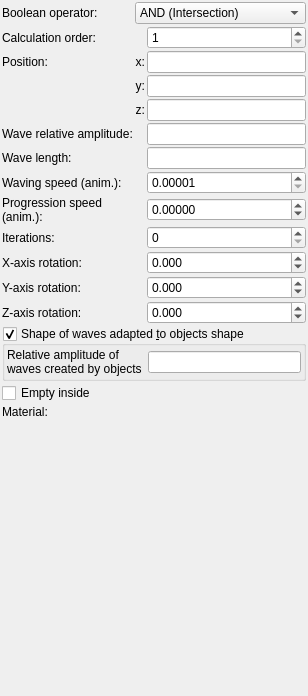
<?xml version="1.0" encoding="UTF-8"?>
<ui version="4.0">
 <class>Form</class>
 <widget class="QWidget" name="Form">
  <property name="geometry">
   <rect>
    <x>0</x>
    <y>0</y>
    <width>308</width>
    <height>696</height>
   </rect>
  </property>
  <property name="windowTitle">
   <string>Form</string>
  </property>
  <layout class="QVBoxLayout" name="verticalLayout">
   <property name="spacing">
    <number>2</number>
   </property>
   <property name="leftMargin">
    <number>2</number>
   </property>
   <property name="topMargin">
    <number>2</number>
   </property>
   <property name="rightMargin">
    <number>2</number>
   </property>
   <property name="bottomMargin">
    <number>2</number>
   </property>
   <item>
    <layout class="QGridLayout" name="gridLayout">
     <property name="spacing">
      <number>2</number>
     </property>
     <item row="6" column="2">
      <widget class="MyLineEdit" name="logedit_length">
       <property name="sizePolicy">
        <sizepolicy hsizetype="Expanding" vsizetype="Maximum">
         <horstretch>0</horstretch>
         <verstretch>0</verstretch>
        </sizepolicy>
       </property>
      </widget>
     </item>
     <item row="13" column="0" colspan="3">
      <widget class="MyGroupBox" name="groupCheck_wave_from_objects_enable">
       <property name="title">
        <string>Shape of waves adapted &amp;to objects shape</string>
       </property>
       <property name="checkable">
        <bool>true</bool>
       </property>
       <layout class="QVBoxLayout" name="verticalLayout_2">
        <property name="leftMargin">
         <number>2</number>
        </property>
        <property name="topMargin">
         <number>2</number>
        </property>
        <property name="rightMargin">
         <number>2</number>
        </property>
        <property name="bottomMargin">
         <number>2</number>
        </property>
        <item>
         <layout class="QGridLayout" name="gridLayout_2">
          <item row="0" column="0">
           <widget class="QLabel" name="label_18">
            <property name="text">
             <string>Relative amplitude of waves created by objects</string>
            </property>
            <property name="wordWrap">
             <bool>true</bool>
            </property>
           </widget>
          </item>
          <item row="0" column="1">
           <widget class="MyLineEdit" name="logedit_wave_from_objects_relative_amplitude">
            <property name="sizePolicy">
             <sizepolicy hsizetype="Expanding" vsizetype="Maximum">
              <horstretch>0</horstretch>
              <verstretch>0</verstretch>
             </sizepolicy>
            </property>
           </widget>
          </item>
         </layout>
        </item>
       </layout>
      </widget>
     </item>
     <item row="12" column="0">
      <widget class="QLabel" name="label_15">
       <property name="text">
        <string>Z-axis rotation:</string>
       </property>
       <property name="wordWrap">
        <bool>true</bool>
       </property>
      </widget>
     </item>
     <item row="6" column="0">
      <widget class="QLabel" name="label_16">
       <property name="text">
        <string>Wave length:</string>
       </property>
       <property name="wordWrap">
        <bool>true</bool>
       </property>
      </widget>
     </item>
     <item row="2" column="1">
      <widget class="QLabel" name="label_11">
       <property name="text">
        <string>x:</string>
       </property>
       <property name="alignment">
        <set>Qt::AlignRight|Qt::AlignTrailing|Qt::AlignVCenter</set>
       </property>
      </widget>
     </item>
     <item row="4" column="2">
      <widget class="MyLineEdit" name="vect3_position_z">
       <property name="sizePolicy">
        <sizepolicy hsizetype="Expanding" vsizetype="Maximum">
         <horstretch>0</horstretch>
         <verstretch>0</verstretch>
        </sizepolicy>
       </property>
      </widget>
     </item>
     <item row="11" column="2">
      <widget class="MyDoubleSpinBox" name="spinboxd3_rotation_y">
       <property name="sizePolicy">
        <sizepolicy hsizetype="Minimum" vsizetype="Maximum">
         <horstretch>0</horstretch>
         <verstretch>0</verstretch>
        </sizepolicy>
       </property>
       <property name="prefix">
        <string/>
       </property>
       <property name="suffix">
        <string/>
       </property>
       <property name="decimals">
        <number>3</number>
       </property>
       <property name="minimum">
        <double>-36000.000000000000000</double>
       </property>
       <property name="maximum">
        <double>36000.000000000000000</double>
       </property>
       <property name="singleStep">
        <double>0.100000000000000</double>
       </property>
      </widget>
     </item>
     <item row="15" column="0">
      <widget class="QLabel" name="label_21">
       <property name="text">
        <string>Material:</string>
       </property>
      </widget>
     </item>
     <item row="5" column="2">
      <widget class="MyLineEdit" name="logedit_relative_amplitude">
       <property name="sizePolicy">
        <sizepolicy hsizetype="Expanding" vsizetype="Maximum">
         <horstretch>0</horstretch>
         <verstretch>0</verstretch>
        </sizepolicy>
       </property>
      </widget>
     </item>
     <item row="10" column="0">
      <widget class="QLabel" name="label_8">
       <property name="text">
        <string>X-axis rotation:</string>
       </property>
       <property name="wordWrap">
        <bool>true</bool>
       </property>
      </widget>
     </item>
     <item row="12" column="2">
      <widget class="MyDoubleSpinBox" name="spinboxd3_rotation_z">
       <property name="sizePolicy">
        <sizepolicy hsizetype="Minimum" vsizetype="Maximum">
         <horstretch>0</horstretch>
         <verstretch>0</verstretch>
        </sizepolicy>
       </property>
       <property name="prefix">
        <string/>
       </property>
       <property name="suffix">
        <string/>
       </property>
       <property name="decimals">
        <number>3</number>
       </property>
       <property name="minimum">
        <double>-36000.000000000000000</double>
       </property>
       <property name="maximum">
        <double>36000.000000000000000</double>
       </property>
       <property name="singleStep">
        <double>0.100000000000000</double>
       </property>
      </widget>
     </item>
     <item row="2" column="0">
      <widget class="QLabel" name="label_10">
       <property name="text">
        <string>Position:</string>
       </property>
      </widget>
     </item>
     <item row="14" column="0" colspan="3">
      <widget class="MyCheckBox" name="checkBox_empty">
       <property name="sizePolicy">
        <sizepolicy hsizetype="Minimum" vsizetype="Maximum">
         <horstretch>0</horstretch>
         <verstretch>0</verstretch>
        </sizepolicy>
       </property>
       <property name="text">
        <string>Empty inside</string>
       </property>
      </widget>
     </item>
     <item row="8" column="0">
      <widget class="QLabel" name="label_22">
       <property name="text">
        <string>Progression speed (anim.):</string>
       </property>
       <property name="wordWrap">
        <bool>true</bool>
       </property>
      </widget>
     </item>
     <item row="7" column="0">
      <widget class="QLabel" name="label_20">
       <property name="text">
        <string>Waving speed (anim.):</string>
       </property>
       <property name="wordWrap">
        <bool>true</bool>
       </property>
      </widget>
     </item>
     <item row="9" column="2">
      <widget class="MySpinBox" name="spinboxInt_iterations">
       <property name="sizePolicy">
        <sizepolicy hsizetype="Minimum" vsizetype="Maximum">
         <horstretch>0</horstretch>
         <verstretch>0</verstretch>
        </sizepolicy>
       </property>
       <property name="maximum">
        <number>30</number>
       </property>
      </widget>
     </item>
     <item row="10" column="2">
      <widget class="MyDoubleSpinBox" name="spinboxd3_rotation_x">
       <property name="sizePolicy">
        <sizepolicy hsizetype="Minimum" vsizetype="Maximum">
         <horstretch>0</horstretch>
         <verstretch>0</verstretch>
        </sizepolicy>
       </property>
       <property name="prefix">
        <string/>
       </property>
       <property name="suffix">
        <string/>
       </property>
       <property name="decimals">
        <number>3</number>
       </property>
       <property name="minimum">
        <double>-36000.000000000000000</double>
       </property>
       <property name="maximum">
        <double>36000.000000000000000</double>
       </property>
       <property name="singleStep">
        <double>0.100000000000000</double>
       </property>
      </widget>
     </item>
     <item row="3" column="1">
      <widget class="QLabel" name="label_12">
       <property name="text">
        <string>y:</string>
       </property>
       <property name="alignment">
        <set>Qt::AlignRight|Qt::AlignTrailing|Qt::AlignVCenter</set>
       </property>
      </widget>
     </item>
     <item row="15" column="1" colspan="2">
      <widget class="cMaterialSelector" name="materialselector_material_id" native="true">
       <property name="sizePolicy">
        <sizepolicy hsizetype="Preferred" vsizetype="Minimum">
         <horstretch>0</horstretch>
         <verstretch>0</verstretch>
        </sizepolicy>
       </property>
      </widget>
     </item>
     <item row="9" column="0">
      <widget class="QLabel" name="label_17">
       <property name="text">
        <string>Iterations:</string>
       </property>
       <property name="wordWrap">
        <bool>true</bool>
       </property>
      </widget>
     </item>
     <item row="8" column="2">
      <widget class="MyDoubleSpinBox" name="spinbox_anim_progression_speed">
       <property name="sizePolicy">
        <sizepolicy hsizetype="Minimum" vsizetype="Maximum">
         <horstretch>0</horstretch>
         <verstretch>0</verstretch>
        </sizepolicy>
       </property>
       <property name="prefix">
        <string/>
       </property>
       <property name="suffix">
        <string/>
       </property>
       <property name="decimals">
        <number>5</number>
       </property>
       <property name="minimum">
        <double>-100.000000000000000</double>
       </property>
       <property name="maximum">
        <double>100.000000000000000</double>
       </property>
       <property name="singleStep">
        <double>0.100000000000000</double>
       </property>
      </widget>
     </item>
     <item row="2" column="2">
      <widget class="MyLineEdit" name="vect3_position_x">
       <property name="sizePolicy">
        <sizepolicy hsizetype="Expanding" vsizetype="Maximum">
         <horstretch>0</horstretch>
         <verstretch>0</verstretch>
        </sizepolicy>
       </property>
      </widget>
     </item>
     <item row="4" column="1">
      <widget class="QLabel" name="label_13">
       <property name="text">
        <string>z:</string>
       </property>
       <property name="alignment">
        <set>Qt::AlignRight|Qt::AlignTrailing|Qt::AlignVCenter</set>
       </property>
      </widget>
     </item>
     <item row="5" column="0">
      <widget class="QLabel" name="label_14">
       <property name="text">
        <string>Wave relative amplitude:</string>
       </property>
       <property name="wordWrap">
        <bool>true</bool>
       </property>
      </widget>
     </item>
     <item row="3" column="2">
      <widget class="MyLineEdit" name="vect3_position_y">
       <property name="sizePolicy">
        <sizepolicy hsizetype="Expanding" vsizetype="Maximum">
         <horstretch>0</horstretch>
         <verstretch>0</verstretch>
        </sizepolicy>
       </property>
      </widget>
     </item>
     <item row="7" column="2">
      <widget class="MyDoubleSpinBox" name="spinbox_anim_speed">
       <property name="sizePolicy">
        <sizepolicy hsizetype="Minimum" vsizetype="Maximum">
         <horstretch>0</horstretch>
         <verstretch>0</verstretch>
        </sizepolicy>
       </property>
       <property name="prefix">
        <string/>
       </property>
       <property name="suffix">
        <string/>
       </property>
       <property name="decimals">
        <number>5</number>
       </property>
       <property name="minimum">
        <double>0.000010000000000</double>
       </property>
       <property name="maximum">
        <double>1000.000000000000000</double>
       </property>
       <property name="singleStep">
        <double>0.100000000000000</double>
       </property>
      </widget>
     </item>
     <item row="11" column="0">
      <widget class="QLabel" name="label_9">
       <property name="text">
        <string>Y-axis rotation:</string>
       </property>
       <property name="wordWrap">
        <bool>true</bool>
       </property>
      </widget>
     </item>
     <item row="0" column="0">
      <widget class="QLabel" name="label_23">
       <property name="text">
        <string>Boolean operator:</string>
       </property>
       <property name="wordWrap">
        <bool>true</bool>
       </property>
      </widget>
     </item>
     <item row="0" column="1" colspan="2">
      <widget class="MyComboBox" name="comboBox_boolean_operator">
       <property name="sizePolicy">
        <sizepolicy hsizetype="Preferred" vsizetype="Preferred">
         <horstretch>0</horstretch>
         <verstretch>0</verstretch>
        </sizepolicy>
       </property>
       <item>
        <property name="text">
         <string>AND (Intersection)</string>
        </property>
       </item>
       <item>
        <property name="text">
         <string>OR (Union)</string>
        </property>
       </item>
       <item>
        <property name="text">
         <string>SUB (Complement)</string>
        </property>
       </item>
       <item>
        <property name="text">
         <string>rev SUB (B-A)</string>
        </property>
       </item>
      </widget>
     </item>
     <item row="1" column="0">
      <widget class="QLabel" name="label_24">
       <property name="text">
        <string>Calculation order:</string>
       </property>
       <property name="wordWrap">
        <bool>true</bool>
       </property>
      </widget>
     </item>
     <item row="1" column="2">
      <widget class="MySpinBox" name="spinboxInt_calculation_order">
       <property name="sizePolicy">
        <sizepolicy hsizetype="Minimum" vsizetype="Maximum">
         <horstretch>0</horstretch>
         <verstretch>0</verstretch>
        </sizepolicy>
       </property>
       <property name="toolTip">
        <string>&lt;html&gt;&lt;head/&gt;&lt;body&gt;&lt;p&gt;Order of calculation boolean operators. Object with lower number will be calculated first.&lt;/p&gt;&lt;/body&gt;&lt;/html&gt;</string>
       </property>
       <property name="minimum">
        <number>1</number>
       </property>
       <property name="maximum">
        <number>9999</number>
       </property>
      </widget>
     </item>
    </layout>
   </item>
   <item>
    <spacer name="verticalSpacer">
     <property name="orientation">
      <enum>Qt::Vertical</enum>
     </property>
     <property name="sizeHint" stdset="0">
      <size>
       <width>20</width>
       <height>40</height>
      </size>
     </property>
    </spacer>
   </item>
  </layout>
 </widget>
 <customwidgets>
  <customwidget>
   <class>MyDoubleSpinBox</class>
   <extends>QDoubleSpinBox</extends>
   <header>my_double_spin_box.h</header>
  </customwidget>
  <customwidget>
   <class>MyCheckBox</class>
   <extends>QCheckBox</extends>
   <header>my_check_box.h</header>
  </customwidget>
  <customwidget>
   <class>MyLineEdit</class>
   <extends>QLineEdit</extends>
   <header>my_line_edit.h</header>
  </customwidget>
  <customwidget>
   <class>cMaterialSelector</class>
   <extends>QWidget</extends>
   <header>material_selector.h</header>
   <container>1</container>
  </customwidget>
  <customwidget>
   <class>MyComboBox</class>
   <extends>QComboBox</extends>
   <header>my_combo_box.h</header>
  </customwidget>
  <customwidget>
   <class>MyGroupBox</class>
   <extends>QGroupBox</extends>
   <header>my_group_box.h</header>
   <container>1</container>
  </customwidget>
  <customwidget>
   <class>MySpinBox</class>
   <extends>QSpinBox</extends>
   <header>my_spin_box.h</header>
  </customwidget>
 </customwidgets>
 <tabstops>
  <tabstop>vect3_position_x</tabstop>
  <tabstop>vect3_position_y</tabstop>
  <tabstop>vect3_position_z</tabstop>
  <tabstop>logedit_relative_amplitude</tabstop>
  <tabstop>logedit_length</tabstop>
  <tabstop>spinbox_anim_speed</tabstop>
  <tabstop>spinboxInt_iterations</tabstop>
  <tabstop>spinboxd3_rotation_x</tabstop>
  <tabstop>spinboxd3_rotation_y</tabstop>
  <tabstop>spinboxd3_rotation_z</tabstop>
  <tabstop>checkBox_empty</tabstop>
 </tabstops>
 <resources/>
 <connections/>
</ui>
